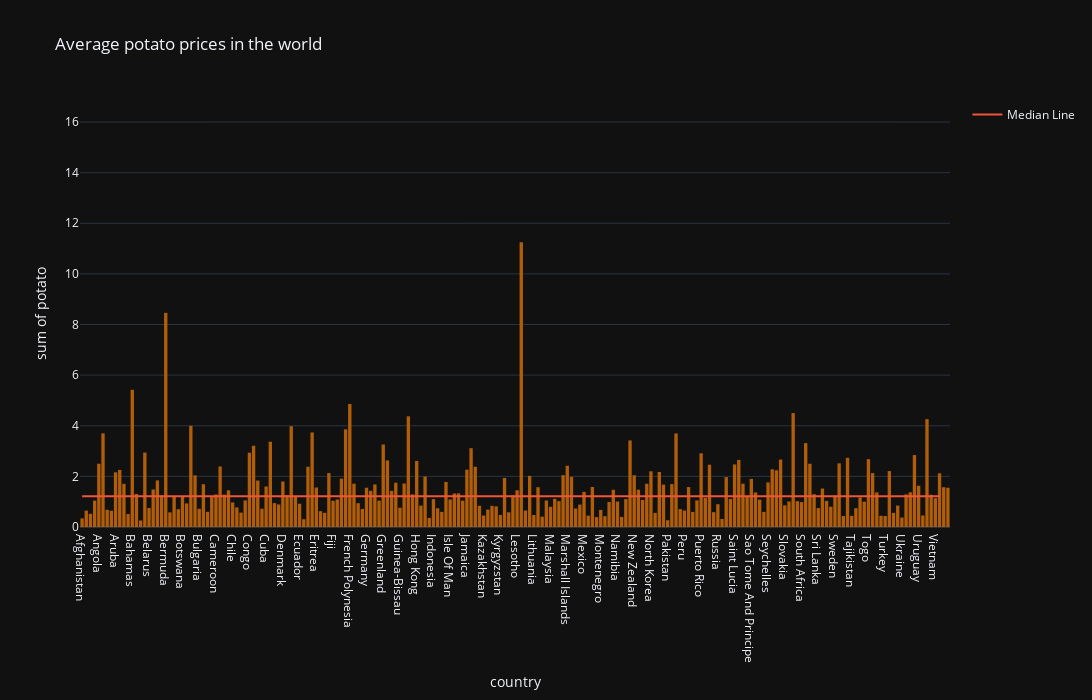

The code cell stored with this chart in its notebook:
### Code cell
df_temp = df[["country", "potato"]]
df_temp = df_temp.dropna(subset = ["potato"])
fig = px.histogram(df_temp.groupby(["country"]).mean().reset_index(), range_y = [0, df['potato'].max() + 1], x = "country", y="potato",
                   title="Average potato prices in the world", color_discrete_sequence=["#b25e09"])
fig.add_scatter(x = ["Afghanistan", "Yemen"], y=[df['potato'].median(), df['potato'].median()], mode='lines', name='Median Line')
fig.update_layout(template="plotly_dark", width=1100, height=700)
fig

### Figure 1 — Plotly figure (JSON) as saved in the notebook; plotly's stock layout.template omitted (floating-point values rounded to 4 significant figures; data arrays with more than 128 entries replaced by an {"elided": "..."} marker saying what was removed)
{"data": [{"alignmentgroup": "True", "bingroup": "x", "histfunc": "sum", "hovertemplate": "country=%{x}<br>sum of potato=%{y}<extra></extra>", "legendgroup": "", "marker": {"color": "#b25e09", "pattern": {"shape": ""}}, "name": "", "offsetgroup": "", "orientation": "v", "showlegend": false, "type": "histogram", "x": {"elided": "208 str values"}, "xaxis": "x", "y": {"elided": "208 float values"}, "yaxis": "y"}, {"mode": "lines", "name": "Median Line", "type": "scatter", "x": ["Afghanistan", "Yemen"], "y": [1.21, 1.21]}], "layout": {"barmode": "relative", "height": 700, "legend": {"tracegroupgap": 0}, "title": {"text": "Average potato prices in the world"}, "width": 1100, "xaxis": {"anchor": "y", "autorange": true, "domain": [0, 1], "range": [-0.5, 207.5], "title": {"text": "country"}, "type": "category"}, "yaxis": {"anchor": "x", "domain": [0, 1], "range": [0, 16.87], "title": {"text": "sum of potato"}, "type": "linear"}}}
